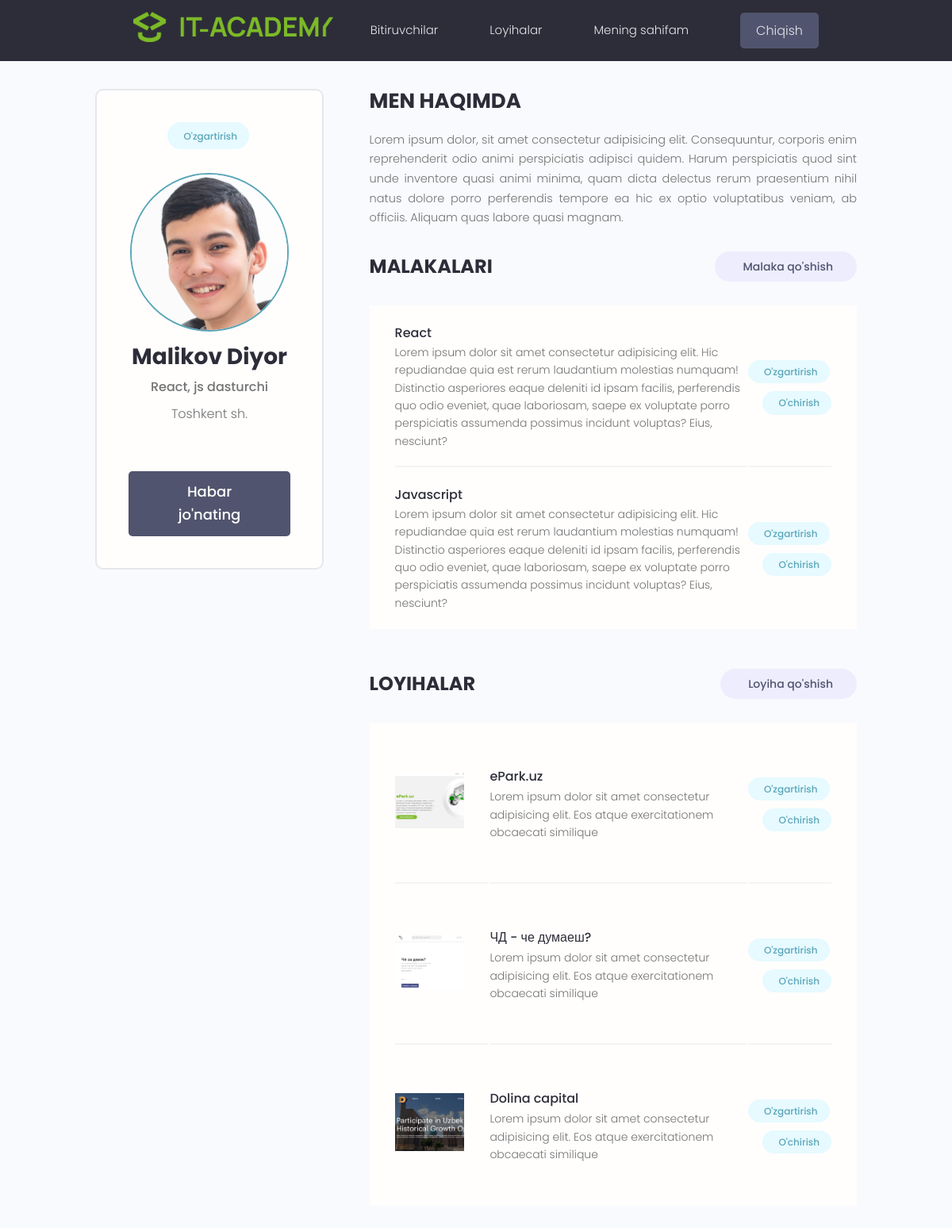
/account/ (signed in), run on the app's committed database.
### users/models.py (models this page shows, shortened)
class Profil(models.Model):
    user = models.OneToOneField(User, on_delete=models.CASCADE, null=True, blank=True)
    name = models.CharField(max_length=200, null=True, blank=True)
    email = models.EmailField(max_length=200, null=True, blank=True)
    info = models.CharField(max_length=200, null=True, blank=True)
    location = models.CharField(max_length=200, null=True, blank=True)
    bio = models.TextField(null=True, blank=True)
    social_github = models.CharField(max_length=200, null=True, blank=True)
    social_facebook = models.CharField(max_length=200, null=True, blank=True)
    social_youtube = models.CharField(max_length=200, null=True, blank=True)
    social_instagram = models.CharField(max_length=200, null=True, blank=True)
    created = models.DateTimeField(auto_now_add=True)
    image = models.ImageField(upload_to="profiles", default="profiles/default_profile.webp")
    id = models.UUIDField(default=uuid.uuid4, unique=True, primary_key=True, editable=False)

class Skill(models.Model):
    user = models.ForeignKey(Profil, on_delete=models.CASCADE, null=True, blank=True)
    name = models.CharField(max_length=200, null=True, blank=True)
    description = models.TextField(null=True, blank=True)
    created = models.DateTimeField(auto_now_add=True)
    id = models.UUIDField(default=uuid.uuid4, unique=True, primary_key=True, editable=False)

### projects/models.py (models this page shows, shortened)
class Project(models.Model):
    user = models.ForeignKey(Profil, on_delete=models.SET_NULL, null=True, blank=True)
    title = models.CharField(max_length=300)
    description = models.TextField(null=True, blank=True) #default=""
    image = models.ImageField(default="default.png")
    demo_link = models.CharField(max_length=400, null=True, blank=True)
    source_link = models.CharField(max_length=400, null=True, blank=True)
    vote_count = models.IntegerField(default=0)
    vote_ratio = models.IntegerField(default=0)
    created = models.DateTimeField(auto_now_add=True)
    id = models.UUIDField(default=uuid.uuid4, unique=True, primary_key=True, editable=False)
    tag = models.ManyToManyField('Tag', blank=True, related_name="project_tag")

### users/views.py (the view)
# urls.py: path("account/", account, name="account"),
@login_required(login_url='login')
def account(request):
    profil = request.user.profil
    context = {
        "profil": profil
    }
    return render(request,"users/account.html", context)

### users/templates/users/account.html (shortened to what this page needs)
{% extends 'main.html' %}
{% load static %}
{% block content %}
<main class="settingsPage profile my-md">
    <div class="container">
        <div class="layout">
            <div class="column column--1of3">
                <div class="card text-center">
                    <div class="card__body dev">
                        <a class="tag tag--pill tag--main settings__btn" href="{% url 'account_edit' %}">
                            O'zgartirish</a>
                        <img class="avatar avatar--xl dev__avatar" src="{{profil.image.url}}" />
                        <h2 class="dev__name">{{profil.name}}</h2>
                        <p class="dev__title">{{profil.info}}</p>
                        <p class="dev__location">{{profil.location}}</p>
                        <a href="#" class="btn btn--sub btn--lg">Habar jo'nating</a>
                    </div>
                </div>
            </div>
            <div class="column column--2of3">
                <div class="devInfo">
                    <h3 class="devInfo__title">Men haqimda</h3>
                    <p class="devInfo__about">
                        {{profil.bio}}
                    </p>
                </div>
                <div class="settings">
                    <h3 class="settings__title">Malakalari</h3>
                    <a class="tag tag--pill tag--sub settings__btn tag--lg" href="#"> Malaka
                        qo'shish</a>
                </div>
                <table class="settings__table">
                    {% for skill in profil.skill_set.all %}
                    <tr>
                        <td class="settings__tableInfo">
                            <h4>{{skill.name}}</h4>
                            <p>
                                {{skill.description}}
                            </p>
                        </td>
                        <td class="settings__tableActions">
                            <a class="tag tag--pill tag--main settings__btn" href="#">
                                O'zgartirish</a>
                            <a class="tag tag--pill tag--main settings__btn" href="#">
                                O'chirish</a>
                        </td>
                    </tr>
                    {% endfor %}
                </table>
                <div class="settings">
                    <h3 class="settings__title">Loyihalar</h3>
                    <a class="tag tag--pill tag--sub settings__btn tag--lg" href="#"> Loyiha
                        qo'shish</a>
                </div>
                <table class="settings__table">
                    {% for project in profil.project_set.all %}
                    <tr>
                        <td class="settings__thumbnail">
                            <a href="{% url 'project' project.id %}"><img src="{{project.image.url}}"
                                    alt="Project Thumbnail" /></a>
                        </td>
                        <td class="settings__tableInfo">
                            <a href="single-project.html">{{project.title}}</a>
                            <p>
                                {{project.description}}
                            </p>
                        </td>
                        <td class="settings__tableActions">
                            <a class="tag tag--pill tag--main settings__btn" href="#">
                                O'zgartirish</a>
                            <a class="tag tag--pill tag--main settings__btn" href="#">
                                O'chirish</a>
                        </td>
                    </tr>
                    {% endfor %}
                </table>
            </div>
        </div>
    </div>
</main>
{% endblock %}

### static/styles/app.css (style rules this page uses)
:root { --color-sub: #2d2d39; }
.btn--sub { background-color: var(--color-sub-light); }
.card { border: 2px solid var(--color-light); }
img { width: 100%; }
.profile .card > .dev { padding: 4rem; }
.dev__avatar { display: block; margin: auto; }
.dev__name { color: var(--color-sub); font-size: 2.8rem; font-weight: 700; margin-top: 1rem; margin-bottom: 0.5rem; }
.dev__title { font-size: 1.6rem; font-weight: 500; line-height: 1.3; }
.dev__location { margin-top: 1rem; }
.devInfo { margin-bottom: 3rem; }
.devInfo__title, .devInfo__subtitle { font-size: 2.6rem; color: var(--color-sub); text-transform: uppercase; font-weight: 700; margin-bottom: 1.5rem; }
.devInfo__about, .devSkill__info { font-size: 1.45rem; line-height: 1.7; text-align: justify; }
.settingsPage .dev > .settings__btn { display: inline-block; margin-bottom: 3rem; }
.settings { display: flex; justify-content: space-between; align-items: center; }
.settings__title { font-size: 2.4rem; text-transform: uppercase; font-weight: 700; color: var(--color-sub); }
.settings__table { margin-top: 3rem; margin-bottom: 5rem; padding: 0 3rem; background: var(--color-white); }
.settings__table tr { width: 100%; }
.settings__table tr > td { padding: 2rem 0; }
.settings__table tr:not(:last-child) td { border-bottom: 2px solid var(--color-white-light); }
.settings__thumbnail { width: 23%; min-width: 10rem; }
.settings__thumbnail img { padding-right: 3rem; height: 15rem; object-fit: contain; }
.settings__tableInfo { width: 100%; }
.settings__tableInfo h4, .settings__tableInfo a { padding-right: 1rem; width: auto; font-size: 1.6rem; font-weight: 500; color: var(--color-sub); }
.settings__tableInfo p { font-size: 1.4rem; }
.settings__tableActions { text-align: right; }

### static/uikit/styles/modules/_variables.css (style rules this page uses)
:root { --color-main: #5aa5b9; --color-main-light: #e6faff; --color-sub: #3f4156; --color-sub-light: #51546e; --color-sub-lighter: #ededfd; --color-text: #737373; --color-gray: #8b8b8b; --color-light: #e5e7eb; --color-light-gray: #767676; --color-bg: #f8fafd; --color-white: #fffefd; --color-white-light: #f3f3f3; --color-success: #359e64; --color-success-bg: #def8e8; --color-error: #fc4b0b; --color-error-bg: #fff2ee; --font-base: 'Poppins', arial, helvetica, 'Segoe UI', roboto, ubuntu, sans-serif; --font-monospace: 'Fira Code', 'Courier New', courier, monospace; --font-regular: 300; --font-medium: 500; --font-bold: 700; --generic-shadow: 1px 1px 5px #00000010; --generic-transition: all 0.3s ease-in-out; }

### static/uikit/styles/modules/_base.css (style rules this page uses)
* { margin: 0; padding: 0; box-sizing: border-box; text-rendering: optimizeLegibility; color: inherit; font-size: inherit; }
html { font-size: 50%; }
@media only screen and (min-width: 480px) { html { font-size: 56.25%; } }
@media only screen and (min-width: 1200px) { html { font-size: 62.5%; } }
body { line-height: 1.6; font-weight: 400; font-size: 1.5rem; color: var(--color-text); background-color: var(--color-bg); min-height: 100vh; }

### static/uikit/styles/modules/_typography.css (style rules this page uses)
* { font-family: var(--font-base); }
h2 { font-size: 3.6rem; font-weight: var(--font-bold); }
h3 { font-size: 3.2rem; font-weight: var(--font-medium); }
h4 { font-size: 2.8rem; font-weight: var(--font-medium); }
p, span, strong { font-size: 1.6rem; color: var(--color-text); font-weight: var(--font-regular); }
a { padding-bottom: 2px; text-decoration: none; display: inline-block; color: var(--color-main); font-weight: var(--font-medium); }

### static/uikit/styles/modules/_utilities.css (style rules this page uses)
.container { width: 92%; max-width: 165rem; margin: 0 auto; box-sizing: border-box; }
@media screen and (min-width: 1000px) { .container { width: 90%; } }
@media screen and (min-width: 1200px) { .container { width: 80%; } }
.text-center { text-align: center; }
.my-md { margin: 3rem auto; }

### static/uikit/styles/modules/_avatar.css (style rules this page uses)
.avatar { border-radius: 50%; border: 2px solid var(--color-main); object-fit: cover; }
.avatar--xl { height: 20rem; width: 20rem; }

### static/uikit/styles/modules/_button.css (style rules this page uses)
.btn { display: inline-block; position: relative; cursor: pointer; background-color: var(--color-light); font-weight: var(--font-medium); color: var(--color-sub); text-decoration: none; padding: 1rem 2rem; border-radius: 0.5rem; border: none; width: -webkit-fit-content; width: -moz-fit-content; width: fit-content; height: -webkit-fit-content; height: -moz-fit-content; height: fit-content; font-size: 1.6rem; outline-width: 0; outline-color: transparent; -webkit-backface-visibility: hidden; backface-visibility: hidden; transition: all 0.3s ease-in-out; }
.btn--sub { background-color: var(--color-sub); color: var(--color-white); }
.btn--lg { font-size: 1.8rem; padding: 1.2rem 4.5rem; }

### data on the page
Profil: image (picture), name "Malikov Diyor", info "React, js dasturchi", location "Toshkent sh.", bio "Lorem ipsum dolor, sit amet consectetur adipisicing elit. Consequuntur, corporis enim reprehenderit odio animi perspiciatis adipisci quidem. Harum perspiciatis quod sint unde inventore quasi animi minima, quam dicta delectus rerum praesentium nihil natus dolore porro perferendis tempore ea hic ex optio voluptatibus veniam, ab officiis. Aliquam quas labore quasi magnam."
Skill: name "React", description "Lorem ipsum dolor sit amet consectetur adipisicing elit. Hic repudiandae quia est rerum laudantium molestias numquam! Distinctio asperiores eaque deleniti id ipsam facilis, perferendis quo odio eveniet, quae laboriosam, saepe ex voluptate porro perspiciatis assumenda possimus incidunt voluptas? Eius, nesciunt?"
Skill: name "Javascript", description "Lorem ipsum dolor sit amet consectetur adipisicing elit. Hic repudiandae quia est rerum laudantium molestias numquam! Distinctio asperiores eaque deleniti id ipsam facilis, perferendis quo odio eveniet, quae laboriosam, saepe ex voluptate porro perspiciatis assumenda possimus incidunt voluptas? Eius, nesciunt?"
Project: image (picture), title "ePark.uz", description "Lorem ipsum dolor sit amet consectetur adipisicing elit. Eos atque exercitationem obcaecati similique"
Project: image (picture), title "ЧД - че думаеш?", description "Lorem ipsum dolor sit amet consectetur adipisicing elit. Eos atque exercitationem obcaecati similique"
Project: image (picture), title "Dolina capital", description "Lorem ipsum dolor sit amet consectetur adipisicing elit. Eos atque exercitationem obcaecati similique"
